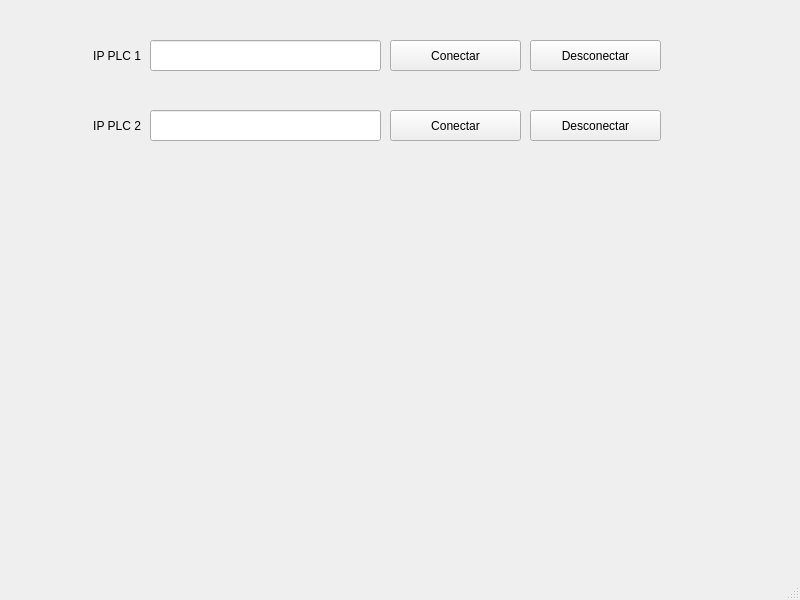
<?xml version="1.0" encoding="UTF-8"?>
<ui version="4.0">
 <class>MainWindow</class>
 <widget class="QMainWindow" name="MainWindow">
  <property name="geometry">
   <rect>
    <x>0</x>
    <y>0</y>
    <width>800</width>
    <height>600</height>
   </rect>
  </property>
  <property name="windowTitle">
   <string>MainWindow</string>
  </property>
  <widget class="QWidget" name="centralwidget">
   <widget class="QLineEdit" name="TXT_IP_PLC1_2">
    <property name="geometry">
     <rect>
      <x>150</x>
      <y>40</y>
      <width>231</width>
      <height>31</height>
     </rect>
    </property>
   </widget>
   <widget class="QPushButton" name="PB_conectar_PLC1">
    <property name="geometry">
     <rect>
      <x>390</x>
      <y>40</y>
      <width>131</width>
      <height>31</height>
     </rect>
    </property>
    <property name="text">
     <string>Conectar</string>
    </property>
   </widget>
   <widget class="QLabel" name="LBL_PLC1">
    <property name="geometry">
     <rect>
      <x>150</x>
      <y>10</y>
      <width>231</width>
      <height>21</height>
     </rect>
    </property>
    <property name="text">
     <string/>
    </property>
   </widget>
   <widget class="QLabel" name="LBL_IP_PLC1">
    <property name="geometry">
     <rect>
      <x>70</x>
      <y>40</y>
      <width>71</width>
      <height>31</height>
     </rect>
    </property>
    <property name="text">
     <string>IP PLC 1</string>
    </property>
    <property name="alignment">
     <set>Qt::AlignmentFlag::AlignRight|Qt::AlignmentFlag::AlignTrailing|Qt::AlignmentFlag::AlignVCenter</set>
    </property>
   </widget>
   <widget class="QLabel" name="LBL_IP_PLC2">
    <property name="geometry">
     <rect>
      <x>70</x>
      <y>110</y>
      <width>71</width>
      <height>31</height>
     </rect>
    </property>
    <property name="text">
     <string>IP PLC 2</string>
    </property>
    <property name="alignment">
     <set>Qt::AlignmentFlag::AlignRight|Qt::AlignmentFlag::AlignTrailing|Qt::AlignmentFlag::AlignVCenter</set>
    </property>
   </widget>
   <widget class="QPushButton" name="PB_desconectar_PLC1">
    <property name="geometry">
     <rect>
      <x>530</x>
      <y>40</y>
      <width>131</width>
      <height>31</height>
     </rect>
    </property>
    <property name="text">
     <string>Desconectar</string>
    </property>
   </widget>
   <widget class="QPushButton" name="PB_conectar_PLC2">
    <property name="geometry">
     <rect>
      <x>390</x>
      <y>110</y>
      <width>131</width>
      <height>31</height>
     </rect>
    </property>
    <property name="text">
     <string>Conectar</string>
    </property>
   </widget>
   <widget class="QLabel" name="LBL_PLC2">
    <property name="geometry">
     <rect>
      <x>150</x>
      <y>80</y>
      <width>231</width>
      <height>21</height>
     </rect>
    </property>
    <property name="text">
     <string/>
    </property>
   </widget>
   <widget class="QPushButton" name="PB_desconectar_PLC2">
    <property name="geometry">
     <rect>
      <x>530</x>
      <y>110</y>
      <width>131</width>
      <height>31</height>
     </rect>
    </property>
    <property name="text">
     <string>Desconectar</string>
    </property>
   </widget>
   <widget class="QLineEdit" name="TXT_IP_PLC2_2">
    <property name="geometry">
     <rect>
      <x>150</x>
      <y>110</y>
      <width>231</width>
      <height>31</height>
     </rect>
    </property>
   </widget>
  </widget>
  <widget class="QMenuBar" name="menubar">
   <property name="geometry">
    <rect>
     <x>0</x>
     <y>0</y>
     <width>800</width>
     <height>22</height>
    </rect>
   </property>
  </widget>
  <widget class="QStatusBar" name="statusbar"/>
 </widget>
 <resources/>
 <connections/>
</ui>
